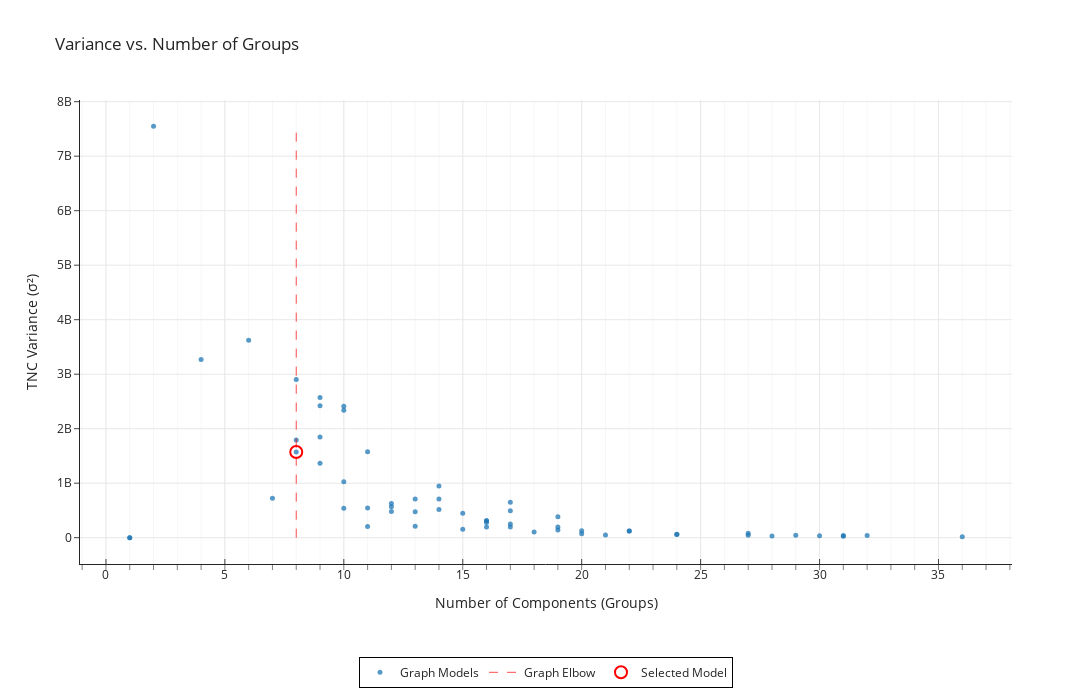

The notebook cell saved with this chart:
### Markdown cell above
<div class="alert alert-block alert-info"> 
<b>NOTE:</b> For this demo, our hyperparameter grid search is sparse. Expanding the grid and adding intermediate values will produce a smoother, more structured distribution of models.
</div>

### Code cell
import plotly.graph_objects as go

elbow_x1, elbow_y1 = elbow_heuristic(df['num_components'].values, df['col_variance'].values, exclude_first_pct=0.15)
optimal_components = elbow_x1
lowest = df.loc[df['num_components'] == optimal_components].nsmallest(1, 'col_variance').iloc[0]

# --- Plotting ---
hovertext = ''.join([f'<b>{col}:</b> %{{customdata[{i}]}}<br>' for i, col in enumerate(df.columns)])

fig = go.Figure([
    go.Scatter(
        x=df['num_components'], y=df['col_variance'],
        mode='markers', name='Graph Models',
        marker=dict(size=5, opacity=0.75),
        customdata=df.values,
        hovertemplate='<b>Num Components:</b> %{x}<br><b>Col Variance:</b> %{y}<br>' + hovertext + '<extra></extra>'
    ),
    go.Scatter(
        x=[optimal_components]*2,
        y=[df['col_variance'].min(), df['col_variance'].max()],
        mode='lines', line=dict(color='red', dash='dash', width=0.7),
        name='Graph Elbow'
    ),
    go.Scatter(
        x=[lowest['num_components']], y=[lowest['col_variance']],
        mode='markers',
        marker=dict(size=12, color='rgba(255,0,0,0)', line=dict(color='red', width=2), symbol='circle'),
        name='Selected Model'
    )
])

fig.update_layout(
    title="Variance vs. Number of Groups",
    xaxis_title="Number of Components (Groups)",
    yaxis_title="TNC Variance (\u03C3\u00B2)",
    template="simple_white+gridon",
    width=1100, height=700,
    legend=dict(orientation='h', x=0.5, xanchor='center', y=-0.2, yanchor='top', bordercolor='black', borderwidth=1, bgcolor='white'),
    xaxis=dict(showgrid=True, minor=dict(ticklen=5, tickcolor='gray', showgrid=True), ticks="inside", tickwidth=1)
)

fig.show()

print(f"Optimal number of components: {optimal_components}")
print(f"Lowest variance at optimal components: {lowest['col_variance']}")
print(f"Selected model path: {lowest['file_path']}")

### Figure 1 — Plotly figure (JSON) as saved in the notebook; plotly's stock layout.template omitted (floating-point values rounded to 4 significant figures; data arrays with more than 128 entries replaced by an {"elided": "..."} marker saying what was removed)
{"data": [{"customdata": {"elided": "59x3 mixed values"}, "hovertemplate": "<b>Num Components:</b> %{x}<br><b>Col Variance:</b> %{y}<br><b>num_components:</b> %{customdata[0]}<br><b>col_variance:</b> %{customdata[1]}<br><b>file_path:</b> %{customdata[2]}<br><extra></extra>", "marker": {"opacity": 0.75, "size": 5}, "mode": "markers", "name": "Graph Models", "type": "scatter", "x": [1, 1, 2, 4, 6, 7, 8, 8, 8, 9, 9, 9, 9, 10, 10, 10, 10, 11, 11, 11, 12, 12, 12, 13, 13, 13, 14, 14, 14, 15, 15, 16, 16, 16, 16, 17, 17, 17, 17, 18, 19, 19, 19, 20, 20, 21, 22, 22, 24, 24, 27, 27, 28, 29, 30, 31, 31, 32, 36], "y": [0.0, 0.0, 7548000000.0, 3270000000.0, 3625000000.0, 721700000.0, 1794000000.0, 1573000000.0, 2903000000.0, 1364000000.0, 1850000000.0, 2574000000.0, 2419000000.0, 2340000000.0, 538100000.0, 2411000000.0, 1026000000.0, 206600000.0, 1576000000.0, 546000000.0, 479700000.0, 565500000.0, 628800000.0, 477600000.0, 209800000.0, 711000000.0, 948300000.0, 711500000.0, 515400000.0, 152800000.0, 448300000.0, 197600000.0, 310100000.0, 312400000.0, 280100000.0, 492700000.0, 250500000.0, 648500000.0, 194500000.0, 102800000.0, 195600000.0, 382400000.0, 143000000.0, 73190000.0, 126200000.0, 48260000.0, 123400000.0, 122800000.0, 59700000.0, 63460000.0, 42330000.0, 79560000.0, 32100000.0, 45870000.0, 33740000.0, 24490000.0, 40820000.0, 42150000.0, 18080000.0]}, {"line": {"color": "red", "dash": "dash", "width": 0.7}, "mode": "lines", "name": "Graph Elbow", "type": "scatter", "x": [8, 8], "y": [0, 7548000000.0]}, {"marker": {"color": "rgba(255,0,0,0)", "line": {"color": "red", "width": 2}, "size": 12, "symbol": "circle"}, "mode": "markers", "name": "Selected Model", "type": "scatter", "x": [8], "y": [1573000000.0]}], "layout": {"height": 700, "legend": {"bgcolor": "white", "bordercolor": "black", "borderwidth": 1, "orientation": "h", "x": 0.5, "xanchor": "center", "y": -0.2, "yanchor": "top"}, "title": {"text": "Variance vs. Number of Groups"}, "width": 1100, "xaxis": {"minor": {"showgrid": true, "tickcolor": "gray", "ticklen": 5}, "showgrid": true, "ticks": "inside", "tickwidth": 1, "title": {"text": "Number of Components (Groups)"}}, "yaxis": {"title": {"text": "TNC Variance (σ²)"}}}}
